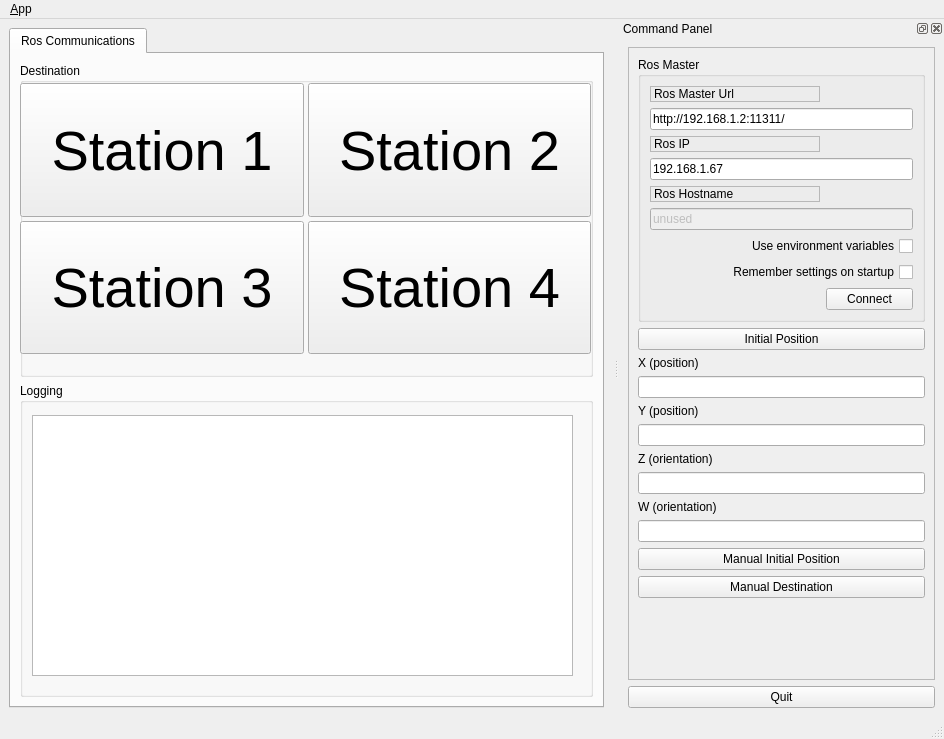
<?xml version="1.0" encoding="UTF-8"?>
<ui version="4.0">
 <class>MainWindowDesign</class>
 <widget class="QMainWindow" name="MainWindowDesign">
  <property name="geometry">
   <rect>
    <x>0</x>
    <y>0</y>
    <width>944</width>
    <height>704</height>
   </rect>
  </property>
  <property name="windowTitle">
   <string>QRosApp</string>
  </property>
  <property name="windowIcon">
   <iconset resource="../resources/images.qrc">
    <normaloff>:/images/icon.png</normaloff>:/images/icon.png</iconset>
  </property>
  <property name="locale">
   <locale language="English" country="Australia"/>
  </property>
  <widget class="QWidget" name="centralwidget">
   <layout class="QHBoxLayout">
    <item>
     <widget class="QTabWidget" name="tab_manager">
      <property name="minimumSize">
       <size>
        <width>100</width>
        <height>0</height>
       </size>
      </property>
      <property name="locale">
       <locale language="English" country="Australia"/>
      </property>
      <property name="currentIndex">
       <number>0</number>
      </property>
      <widget class="QWidget" name="tab_status">
       <attribute name="title">
        <string>Ros Communications</string>
       </attribute>
       <layout class="QVBoxLayout" name="verticalLayout_2">
        <item>
         <widget class="QGroupBox" name="groupBox_2">
          <property name="title">
           <string>Destination</string>
          </property>
          <widget class="QWidget" name="gridLayoutWidget">
           <property name="geometry">
            <rect>
             <x>0</x>
             <y>20</y>
             <width>571</width>
             <height>271</height>
            </rect>
           </property>
           <layout class="QGridLayout" name="gridLayout_4" rowstretch="1,1,0" rowminimumheight="1,1,0">
            <property name="sizeConstraint">
             <enum>QLayout::SetDefaultConstraint</enum>
            </property>
            <property name="spacing">
             <number>4</number>
            </property>
            <item row="1" column="1">
             <widget class="QPushButton" name="button_destination4">
              <property name="sizePolicy">
               <sizepolicy hsizetype="Expanding" vsizetype="Expanding">
                <horstretch>0</horstretch>
                <verstretch>0</verstretch>
               </sizepolicy>
              </property>
              <property name="font">
               <font>
                <pointsize>42</pointsize>
               </font>
              </property>
              <property name="text">
               <string>Station 4</string>
              </property>
             </widget>
            </item>
            <item row="1" column="0">
             <widget class="QPushButton" name="button_destination3">
              <property name="sizePolicy">
               <sizepolicy hsizetype="Expanding" vsizetype="Expanding">
                <horstretch>0</horstretch>
                <verstretch>0</verstretch>
               </sizepolicy>
              </property>
              <property name="font">
               <font>
                <pointsize>42</pointsize>
               </font>
              </property>
              <property name="text">
               <string>Station 3</string>
              </property>
             </widget>
            </item>
            <item row="0" column="0">
             <widget class="QPushButton" name="button_destination1">
              <property name="sizePolicy">
               <sizepolicy hsizetype="Expanding" vsizetype="Expanding">
                <horstretch>0</horstretch>
                <verstretch>0</verstretch>
               </sizepolicy>
              </property>
              <property name="font">
               <font>
                <pointsize>42</pointsize>
               </font>
              </property>
              <property name="text">
               <string>Station 1</string>
              </property>
             </widget>
            </item>
            <item row="0" column="1">
             <widget class="QPushButton" name="button_destination2">
              <property name="sizePolicy">
               <sizepolicy hsizetype="Expanding" vsizetype="Expanding">
                <horstretch>0</horstretch>
                <verstretch>0</verstretch>
               </sizepolicy>
              </property>
              <property name="font">
               <font>
                <pointsize>42</pointsize>
               </font>
              </property>
              <property name="text">
               <string>Station 2</string>
              </property>
             </widget>
            </item>
           </layout>
          </widget>
         </widget>
        </item>
        <item>
         <widget class="QGroupBox" name="groupBox_12">
          <property name="enabled">
           <bool>true</bool>
          </property>
          <property name="sizePolicy">
           <sizepolicy hsizetype="MinimumExpanding" vsizetype="Preferred">
            <horstretch>0</horstretch>
            <verstretch>0</verstretch>
           </sizepolicy>
          </property>
          <property name="title">
           <string>Logging</string>
          </property>
          <widget class="QListView" name="view_logging">
           <property name="geometry">
            <rect>
             <x>12</x>
             <y>32</y>
             <width>541</width>
             <height>261</height>
            </rect>
           </property>
          </widget>
         </widget>
        </item>
       </layout>
      </widget>
     </widget>
    </item>
   </layout>
  </widget>
  <widget class="QMenuBar" name="menubar">
   <property name="geometry">
    <rect>
     <x>0</x>
     <y>0</y>
     <width>944</width>
     <height>22</height>
    </rect>
   </property>
   <widget class="QMenu" name="menu_File">
    <property name="title">
     <string>&amp;App</string>
    </property>
    <addaction name="action_Preferences"/>
    <addaction name="separator"/>
    <addaction name="actionAbout"/>
    <addaction name="actionAbout_Qt"/>
    <addaction name="separator"/>
    <addaction name="action_Quit"/>
   </widget>
   <addaction name="menu_File"/>
  </widget>
  <widget class="QStatusBar" name="statusbar"/>
  <widget class="QDockWidget" name="dock_status">
   <property name="sizePolicy">
    <sizepolicy hsizetype="Minimum" vsizetype="Preferred">
     <horstretch>0</horstretch>
     <verstretch>0</verstretch>
    </sizepolicy>
   </property>
   <property name="minimumSize">
    <size>
     <width>325</width>
     <height>698</height>
    </size>
   </property>
   <property name="allowedAreas">
    <set>Qt::RightDockWidgetArea</set>
   </property>
   <property name="windowTitle">
    <string>Command Panel</string>
   </property>
   <attribute name="dockWidgetArea">
    <number>2</number>
   </attribute>
   <widget class="QWidget" name="dockWidgetContents_2">
    <layout class="QVBoxLayout" name="verticalLayout">
     <item>
      <widget class="QFrame" name="frame">
       <property name="sizePolicy">
        <sizepolicy hsizetype="Minimum" vsizetype="Preferred">
         <horstretch>0</horstretch>
         <verstretch>0</verstretch>
        </sizepolicy>
       </property>
       <property name="frameShape">
        <enum>QFrame::StyledPanel</enum>
       </property>
       <property name="frameShadow">
        <enum>QFrame::Raised</enum>
       </property>
       <layout class="QVBoxLayout" name="verticalLayout_3">
        <item>
         <widget class="QGroupBox" name="groupBox">
          <property name="title">
           <string>Ros Master</string>
          </property>
          <layout class="QGridLayout" name="gridLayout">
           <item row="0" column="0">
            <widget class="QLabel" name="label">
             <property name="frameShape">
              <enum>QFrame::StyledPanel</enum>
             </property>
             <property name="frameShadow">
              <enum>QFrame::Raised</enum>
             </property>
             <property name="text">
              <string>Ros Master Url</string>
             </property>
            </widget>
           </item>
           <item row="1" column="0" colspan="2">
            <widget class="QLineEdit" name="line_edit_master">
             <property name="text">
              <string>http://192.168.1.2:11311/</string>
             </property>
            </widget>
           </item>
           <item row="2" column="0">
            <widget class="QLabel" name="label_2">
             <property name="frameShape">
              <enum>QFrame::StyledPanel</enum>
             </property>
             <property name="frameShadow">
              <enum>QFrame::Raised</enum>
             </property>
             <property name="text">
              <string>Ros IP</string>
             </property>
            </widget>
           </item>
           <item row="3" column="0" colspan="2">
            <widget class="QLineEdit" name="line_edit_host">
             <property name="text">
              <string>192.168.1.67</string>
             </property>
            </widget>
           </item>
           <item row="4" column="0">
            <widget class="QLabel" name="label_3">
             <property name="frameShape">
              <enum>QFrame::StyledPanel</enum>
             </property>
             <property name="frameShadow">
              <enum>QFrame::Raised</enum>
             </property>
             <property name="text">
              <string>Ros Hostname</string>
             </property>
            </widget>
           </item>
           <item row="5" column="0" colspan="2">
            <widget class="QLineEdit" name="line_edit_topic">
             <property name="enabled">
              <bool>false</bool>
             </property>
             <property name="text">
              <string>unused</string>
             </property>
            </widget>
           </item>
           <item row="6" column="0" colspan="2">
            <widget class="QCheckBox" name="checkbox_use_environment">
             <property name="layoutDirection">
              <enum>Qt::RightToLeft</enum>
             </property>
             <property name="text">
              <string>Use environment variables</string>
             </property>
            </widget>
           </item>
           <item row="7" column="0" colspan="2">
            <widget class="QCheckBox" name="checkbox_remember_settings">
             <property name="layoutDirection">
              <enum>Qt::RightToLeft</enum>
             </property>
             <property name="text">
              <string>Remember settings on startup</string>
             </property>
            </widget>
           </item>
           <item row="8" column="0">
            <spacer name="horizontalSpacer">
             <property name="orientation">
              <enum>Qt::Horizontal</enum>
             </property>
             <property name="sizeHint" stdset="0">
              <size>
               <width>170</width>
               <height>21</height>
              </size>
             </property>
            </spacer>
           </item>
           <item row="8" column="1">
            <widget class="QPushButton" name="button_connect">
             <property name="enabled">
              <bool>true</bool>
             </property>
             <property name="sizePolicy">
              <sizepolicy hsizetype="MinimumExpanding" vsizetype="Fixed">
               <horstretch>0</horstretch>
               <verstretch>0</verstretch>
              </sizepolicy>
             </property>
             <property name="toolTip">
              <string>Set the target to the current joint trajectory state.</string>
             </property>
             <property name="statusTip">
              <string>Clear all waypoints and set the target to the current joint trajectory state.</string>
             </property>
             <property name="text">
              <string>Connect</string>
             </property>
            </widget>
           </item>
          </layout>
         </widget>
        </item>
        <item>
         <widget class="QPushButton" name="button_initialPosition">
          <property name="sizePolicy">
           <sizepolicy hsizetype="Minimum" vsizetype="Fixed">
            <horstretch>0</horstretch>
            <verstretch>0</verstretch>
           </sizepolicy>
          </property>
          <property name="text">
           <string>Initial Position</string>
          </property>
         </widget>
        </item>
        <item>
         <widget class="QLabel" name="label_4">
          <property name="text">
           <string>X (position)</string>
          </property>
         </widget>
        </item>
        <item>
         <widget class="QLineEdit" name="lineEdit_x"/>
        </item>
        <item>
         <widget class="QLabel" name="label_5">
          <property name="text">
           <string>Y (position)</string>
          </property>
         </widget>
        </item>
        <item>
         <widget class="QLineEdit" name="lineEdit_y"/>
        </item>
        <item>
         <widget class="QLabel" name="label_7">
          <property name="text">
           <string>Z (orientation)</string>
          </property>
         </widget>
        </item>
        <item>
         <widget class="QLineEdit" name="lineEdit_z"/>
        </item>
        <item>
         <widget class="QLabel" name="label_6">
          <property name="text">
           <string>W (orientation)</string>
          </property>
         </widget>
        </item>
        <item>
         <widget class="QLineEdit" name="lineEdit_w"/>
        </item>
        <item>
         <widget class="QPushButton" name="button_manualInitialPosition">
          <property name="text">
           <string>Manual Initial Position</string>
          </property>
         </widget>
        </item>
        <item>
         <widget class="QPushButton" name="button_manualDestination">
          <property name="text">
           <string>Manual Destination</string>
          </property>
         </widget>
        </item>
        <item>
         <spacer name="verticalSpacer_3">
          <property name="orientation">
           <enum>Qt::Vertical</enum>
          </property>
          <property name="sizeHint" stdset="0">
           <size>
            <width>20</width>
            <height>233</height>
           </size>
          </property>
         </spacer>
        </item>
       </layout>
      </widget>
     </item>
     <item>
      <widget class="QPushButton" name="quit_button">
       <property name="sizePolicy">
        <sizepolicy hsizetype="MinimumExpanding" vsizetype="Fixed">
         <horstretch>0</horstretch>
         <verstretch>0</verstretch>
        </sizepolicy>
       </property>
       <property name="text">
        <string>Quit</string>
       </property>
      </widget>
     </item>
    </layout>
   </widget>
  </widget>
  <action name="action_Quit">
   <property name="text">
    <string>&amp;Quit</string>
   </property>
   <property name="shortcut">
    <string>Ctrl+Q</string>
   </property>
   <property name="shortcutContext">
    <enum>Qt::ApplicationShortcut</enum>
   </property>
  </action>
  <action name="action_Preferences">
   <property name="text">
    <string>&amp;Preferences</string>
   </property>
  </action>
  <action name="actionAbout">
   <property name="text">
    <string>&amp;About</string>
   </property>
  </action>
  <action name="actionAbout_Qt">
   <property name="text">
    <string>About &amp;Qt</string>
   </property>
  </action>
 </widget>
 <resources>
  <include location="../resources/images.qrc"/>
 </resources>
 <connections>
  <connection>
   <sender>action_Quit</sender>
   <signal>triggered()</signal>
   <receiver>MainWindowDesign</receiver>
   <slot>close()</slot>
   <hints>
    <hint type="sourcelabel">
     <x>-1</x>
     <y>-1</y>
    </hint>
    <hint type="destinationlabel">
     <x>399</x>
     <y>299</y>
    </hint>
   </hints>
  </connection>
  <connection>
   <sender>quit_button</sender>
   <signal>clicked()</signal>
   <receiver>MainWindowDesign</receiver>
   <slot>close()</slot>
   <hints>
    <hint type="sourcelabel">
     <x>859</x>
     <y>552</y>
    </hint>
    <hint type="destinationlabel">
     <x>469</x>
     <y>299</y>
    </hint>
   </hints>
  </connection>
 </connections>
</ui>
